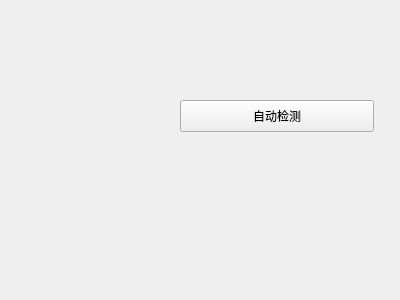
<?xml version="1.0" encoding="UTF-8"?>
<ui version="4.0">
 <class>Frame</class>
 <widget class="QFrame" name="Frame">
  <property name="geometry">
   <rect>
    <x>0</x>
    <y>0</y>
    <width>400</width>
    <height>300</height>
   </rect>
  </property>
  <property name="windowTitle">
   <string>Frame</string>
  </property>
  <widget class="DropDownPushButton" name="DropDownPushButton">
   <property name="geometry">
    <rect>
     <x>180</x>
     <y>100</y>
     <width>194</width>
     <height>32</height>
    </rect>
   </property>
   <property name="text">
    <string>自动检测</string>
   </property>
  </widget>
 </widget>
 <customwidgets>
  <customwidget>
   <class>PushButton</class>
   <extends>QPushButton</extends>
   <header>qfluentwidgets</header>
  </customwidget>
  <customwidget>
   <class>DropDownPushButton</class>
   <extends>PushButton</extends>
   <header>qfluentwidgets</header>
  </customwidget>
 </customwidgets>
 <resources/>
 <connections/>
</ui>
